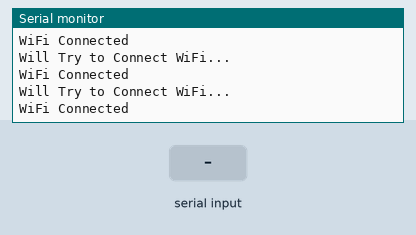
Recording of a sketch running on a simulated ESP32. Shown: the last lines printed to the serial monitor. The test bench sets the inputs (shaded band). WiFi joins after 1.5 s; servers stay silent unless stated; uploads are accepted with an empty reply.

Above: at 11.2 s.
11.3 s: "1" received over Serial
At 15.2 s:
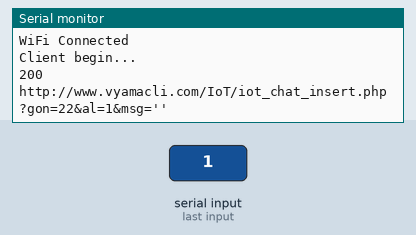
16.2 s: "0" received over Serial
At 19.71 s:
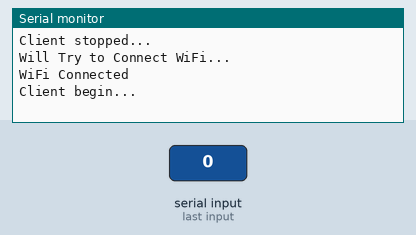
21.1 s: "2" received over Serial
At 25.42 s:
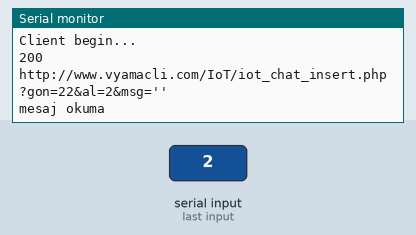

The sketch:

lab_odev_grup_22.ino
```cpp
//16155019 Deniz Aşkar
//17155946 Hasan Hamuı
//18155034 Pervin Çalışkan
#include <WiFi.h>
#include <HTTPClient.h>
int cnchk=0;
String postData="";
String gelenData="";
String msg="grup22";
//String gmsg="";
String gon="";
//bizim grup 22
void setup() {

  WiFi.disconnect();
  Serial.begin(115200);
  Serial.println("\nI2C Scanner");
  WiFi.mode(WIFI_STA);
  WiFi.begin("Wokwi-GUEST", "");


}

void loop() {
    delay(100);
    cnchk=0;
    Serial.println("Will Try to Connect WiFi...");
    while (WiFi.status() != WL_CONNECTED && cnchk < 10) {
      Serial.println("Trying to Connect WiFi...");
      cnchk = cnchk + 1;

    }
    if (WiFi.status() != WL_CONNECTED) {
      Serial.println("Couldnt Connect to WiFi...");
    }
    if (WiFi.status() == WL_CONNECTED) {
      Serial.println("WiFi Connected");
    }

  delay(1000);
  if (WiFi.status() == WL_CONNECTED)
  {

    delay(1000);

    delay(1000);
      if(Serial.available()){

         msg= Serial.readString();
         int splitIndex=msg.indexOf('-');
         gon=msg.substring(0,splitIndex);
       msg=msg.substring(splitIndex+1,(msg.length()-1));
     postData="http://www.vyamacli.com/IoT/iot_chat_insert.php?gon=22&al="+gon+"&msg='"+msg+"'";
     gelenData="http://vyamacli.com/IoT/iot_chat_select.php?grup=22";
    HTTPClient http;
    Serial.println("Client begin...");
    http.begin(postData);             //Specify request destination
    http.setConnectTimeout(30000);
    http.setTimeout(30000);

    int httpCode = http.GET();
    String payload = http.getString();    //Get the response payload
    Serial.println(httpCode);
    Serial.println(payload);
    Serial.println(postData);
    delay(500);
    Serial.println("mesaj okuma");
    http.begin(gelenData);
    int httpCode2 = http.GET();
    String gelenpayload = http.getString();
    Serial.println(httpCode2);
    Serial.println(gelenpayload);
    Serial.println(gelenData);
    Serial.println("Client stopped...");

      }

}
 }
```

Measured:
- after the input at 11.3 s, the serial monitor: prints a new line after 3.3 s (image 1)
- after the input at 21.1 s, the serial monitor: prints a new line after 3.7 s (image 3)
